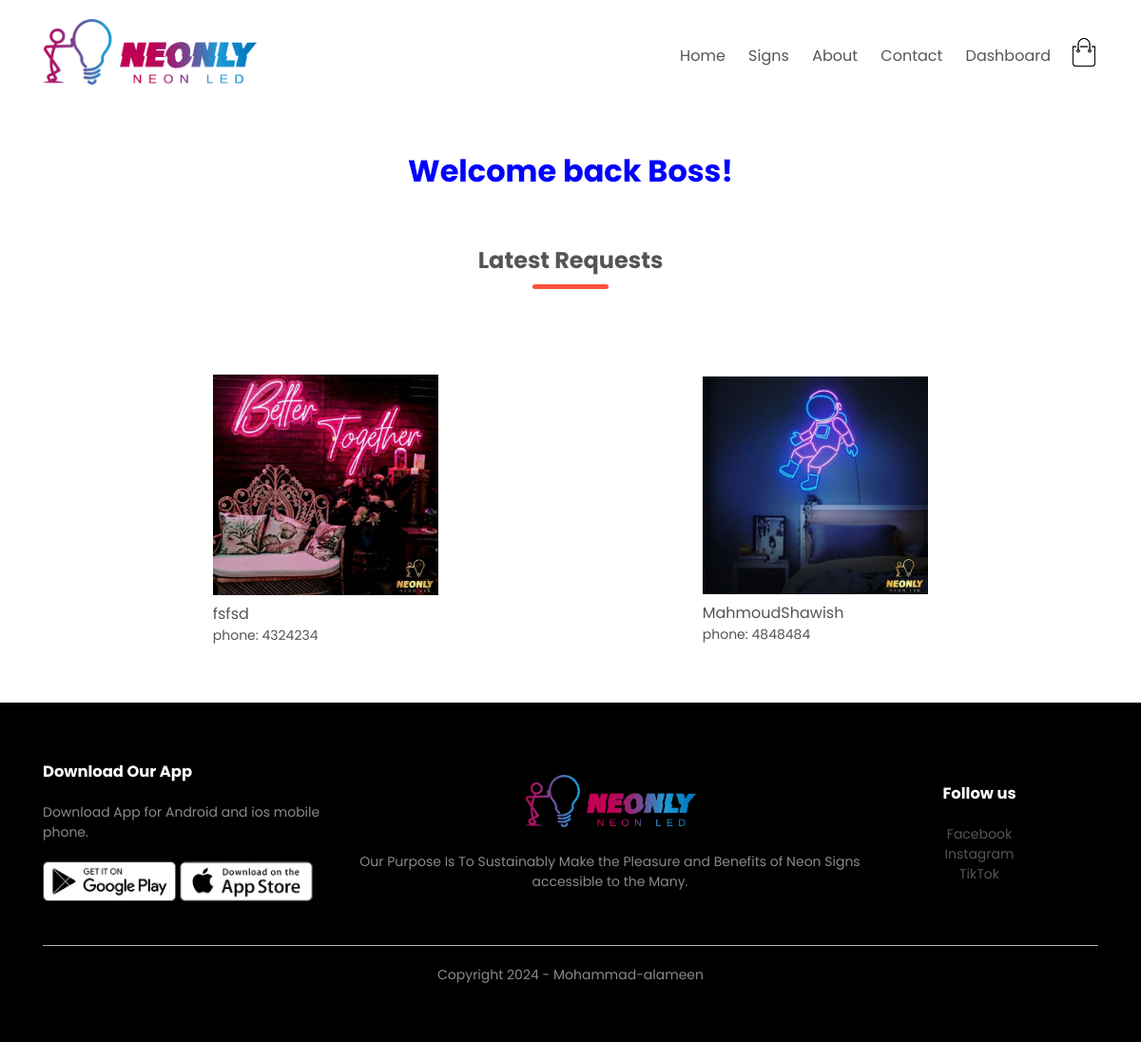
Page /dashboard.php on the committed database.
### tables this page shows
CREATE TABLE `requests` (
  `id` int(11) NOT NULL,
  `sign_name` varchar(20) NOT NULL,
  `username` varchar(50) NOT NULL,
  `phone` varchar(20) NOT NULL
);

### dashboard.php (the view, shortened to what this page needs)
<!DOCTYPE html>
<html lang="en">
<head>
    <link rel="stylesheet" href="font-awesome-4.7.0/css/font-awesome.min.css">
    <link rel="stylesheet" href="css/style.css">
</head>
<body>
    <?php require 'database/connect.php'; ?>
    <div class="container">
        <?php require 'header.php' ?>
    </div>
    <h1 style="text-align: center; margin-bottom: 40px; margin-top: 40px; color: blue">Welcome back Boss!</h1>
    <div class="small-container">
        <h2 class="title">Latest Requests</h2>
        <div class="row">
            <?php
            $sql = 'SELECT * FROM requests';
            $query = mysqli_query($connect, $sql);
            $row = mysqli_num_rows($query);
            if ($row > 0) {
                while ($row = mysqli_fetch_assoc($query)) {
                    echo
                    '<div class="col-4">
                        <img src="images/neonly/' . $row['sign_name'] . '.jpeg" alt="">
                        <h4>' . $row['username'] . '</h4>
                    <div class="rating">';
                    echo
                    '</div>
                        <p>phone: ' . $row['phone'] . '</p>
                    </div>';
                }
            }
            ?>
        </div>
    </div>
    <?php require 'footer.php' ?>
</body>
</html>

### css/style.css (style rules this page uses)
* { margin: 0; padding: 0; box-sizing: border-box; }
body { font-family: 'Poppins', sans-serif; }
p { color: #555; }
.container { max-width: 1300px; margin: auto; padding-left: 25px; padding-right: 25px; }
.row { display: flex; align-items: center; flex-wrap: wrap; justify-content: space-around; }
.small-container { max-width: 1080px; margin: auto; padding-left: 25px; padding-right: 25px; }
.col-4 { flex-basis: 25%; padding: 10px; min-width: 200px; margin-bottom: 50px; transition: transform 0.5s; }
.col-4 img { width: 100%; }
.title { text-align: center; margin: 0 auto 80px; position: relative; line-height: 60px; color: #555; }
.title::after { content: ''; background: #ff523b; width: 80px; height: 5px; border-radius: 5px; position: absolute; bottom: 0; left: 50%; transform: translate(-50%); }
h4 { color: #555; font-weight: normal; }
.col-4 p { font-size: 14px; }

### rows in the picture
requests: shows a picture, username "fsfsd", phone "4324234"
requests: shows a picture, username "MahmoudShawish", phone "4848484"
